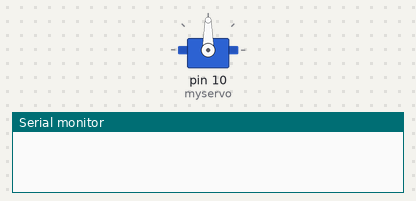
Bench run of a sketch on a simulated Arduino Uno, built with avr-gcc and run on an emulated ATmega328P. Parts: servo, the last lines printed to the serial monitor.

Above: at 0.1 s.
At 9.1 s:
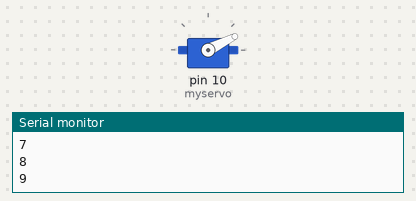
At 19.1 s:
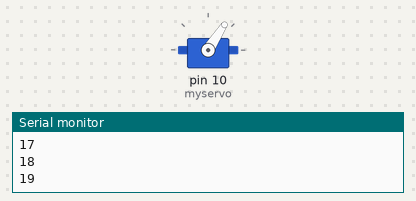
At 39.1 s:
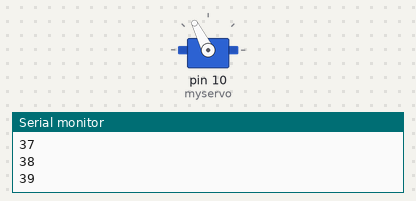
Timing chart, 0 to 40.0 s (numbered marks = the images above):
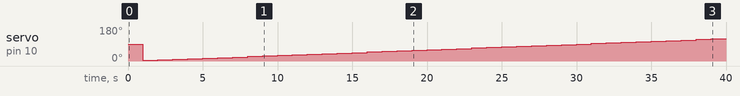

The sketch:

ANALOG_TIMER.ino
```cpp
// (C) __Your names here: Amin Mahmoudifard, Yasamin Fazelidehkordi, Patrik Samcenko, group: 28 __ (2022)
// Work package 4
// Exercise 2
// Submission code: 8989cc (provided by your TA-s)

// including servo library
#include <Servo.h>

// variable declaration
Servo myservo;    // instantiating servo
int count = 0;    // instantiating count for timer
int second = 0;   // instantiating the second
int clockwise = 1;  // boolean for clockwise

void setup() {
  myservo.attach(10); // attaching the pin to the servo
  Serial.begin(9600); // starting the serial
  cli();  // stoping all the interrupts
    //set timer2 interrupt at 8kHz
    TCCR2A = 0;// set entire TCCR2A register to 0
    TCCR2B = 0;// same for TCCR2B
    TCNT2  = 0;//initialize counter value to 0
    // set compare match register for 8khz increments
    OCR2A = 249;// = (16*10^6) / (8000*8) - 1 (must be <256)
    // turn on CTC mode
    TCCR2A |= (1 << WGM21);
    // Set CS21 bit for 8 prescaler
    TCCR2B |= (1 << CS21);
    // enable timer compare interrupt
    TIMSK2 |= (1 << OCIE2A);
  sei();  //allow interrupts
}

void loop() {

}

// timer2 method, calling the method inside 8000 times per second
ISR(TIMER2_COMPA_vect){
  timer();
}

// method to call the functions after timer2 has ticked 8000 times (1 second)
void timer() {
  count++;        // increasing the count by one
  if(count == 8000) { // when reached 8000 (1 second)
    time();     // calling the time method
    move();     // calling the move method
    count = 0;    // setting the count to 0
  }
}

// moving the servo
void move() {
  int position = map(second, 0, 60, 0, 180);  // map the time to position (between 0-180)
  myservo.write(position);            // setting the position for the servo
}

// increasing the time
void time() {
  if (second == 60 || second == -1) { // when the "clock" turns 180 degrees
    clockwise = !clockwise;       // change the rotation
  }

  if(clockwise) {       // when it’s clockwise
    second++;         // increase the time by 1
  }
  else if (!clockwise) {    // when it’s anticlockwise
    second--;         // decrease the time by 1
  }

  if(second != -1)        // if the second variable is not -1, print the time on the serial
  Serial.println(second);   // printing the time
}
```

Measured:
- by itself, servo on pin 10 (myservo): 90° → 3° at 1.0 s, → 6° 1.0 s later, → 9° 1.0 s later, → 12° 1.0 s later, … (39 changes in this stretch)
